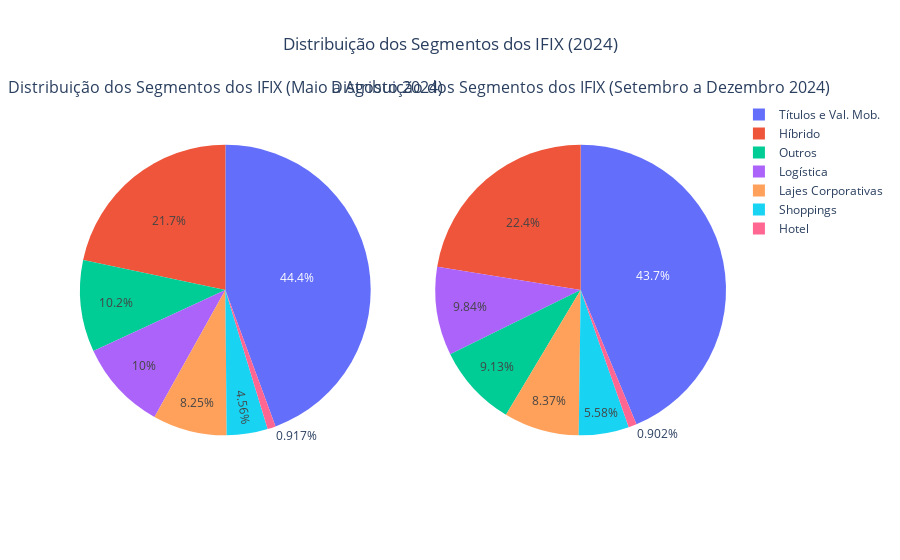

Notebook code for this chart:
### Code cell
# Contando os números de cada segmento de atuação dos FIIs (Maio a Agosto 2024)
segmentos_fii_mai_ago_2024 = df_ifix_mai_ago_2024['Segmento_Atuacao'].value_counts()

# Contando os números de cada segmento de atuação dos FIIs (Setembro a Dezembro 2024)
segmentos_fii_set_dez_2024 = df_ifix_set_dez_2024['Segmento_Atuacao'].value_counts()

# Criando subplots com duas colunas
fig = make_subplots(
    rows=1, cols=2, 
    specs=[[{'type':'domain'}, {'type':'domain'}]],  # Definindo o tipo de gráfico como 'domain' para gráficos de pizza
    subplot_titles=['Distribuição dos Segmentos dos IFIX (Maio a Agosto 2024)', 'Distribuição dos Segmentos dos IFIX (Setembro a Dezembro 2024)']
)

# Adicionando o primeiro gráfico de pizza (Maio a Agosto 2024)
fig.add_trace(
    go.Pie(labels=segmentos_fii_mai_ago_2024.index, values=segmentos_fii_mai_ago_2024),
    row=1, col=1
)

# Adicionando o segundo gráfico de pizza (Setembro a Dezembro 2024)
fig.add_trace(
    go.Pie(labels=segmentos_fii_set_dez_2024.index, values=segmentos_fii_set_dez_2024),
    row=1, col=2
)

# Atualizando o layout
fig.update_layout(
    title_text='Distribuição dos Segmentos dos IFIX (2024)',
    title_x=0.5  # Centralizando o título
)

fig.show()

### Figure 1 — Plotly figure (JSON) as saved in the notebook; plotly's stock layout.template omitted (floating-point values rounded to 4 significant figures)
{"data": [{"domain": {"x": [0, 0.45], "y": [0, 1]}, "labels": ["Títulos e Val. Mob.", "Híbrido", "Outros", "Logística", "Lajes Corporativas", "Shoppings", "Hotel"], "type": "pie", "values": [1549, 757, 356, 349, 288, 159, 32]}, {"domain": {"x": [0.55, 1], "y": [0, 1]}, "labels": ["Títulos e Val. Mob.", "Híbrido", "Logística", "Outros", "Lajes Corporativas", "Shoppings", "Hotel"], "type": "pie", "values": [1551, 796, 349, 324, 297, 198, 32]}], "layout": {"annotations": [{"font": {"size": 16}, "showarrow": false, "text": "Distribuição dos Segmentos dos IFIX (Maio a Agosto 2024)", "x": 0.225, "xanchor": "center", "xref": "paper", "y": 1, "yanchor": "bottom", "yref": "paper"}, {"font": {"size": 16}, "showarrow": false, "text": "Distribuição dos Segmentos dos IFIX (Setembro a Dezembro 2024)", "x": 0.775, "xanchor": "center", "xref": "paper", "y": 1, "yanchor": "bottom", "yref": "paper"}], "title": {"text": "Distribuição dos Segmentos dos IFIX (2024)", "x": 0.5}}}
